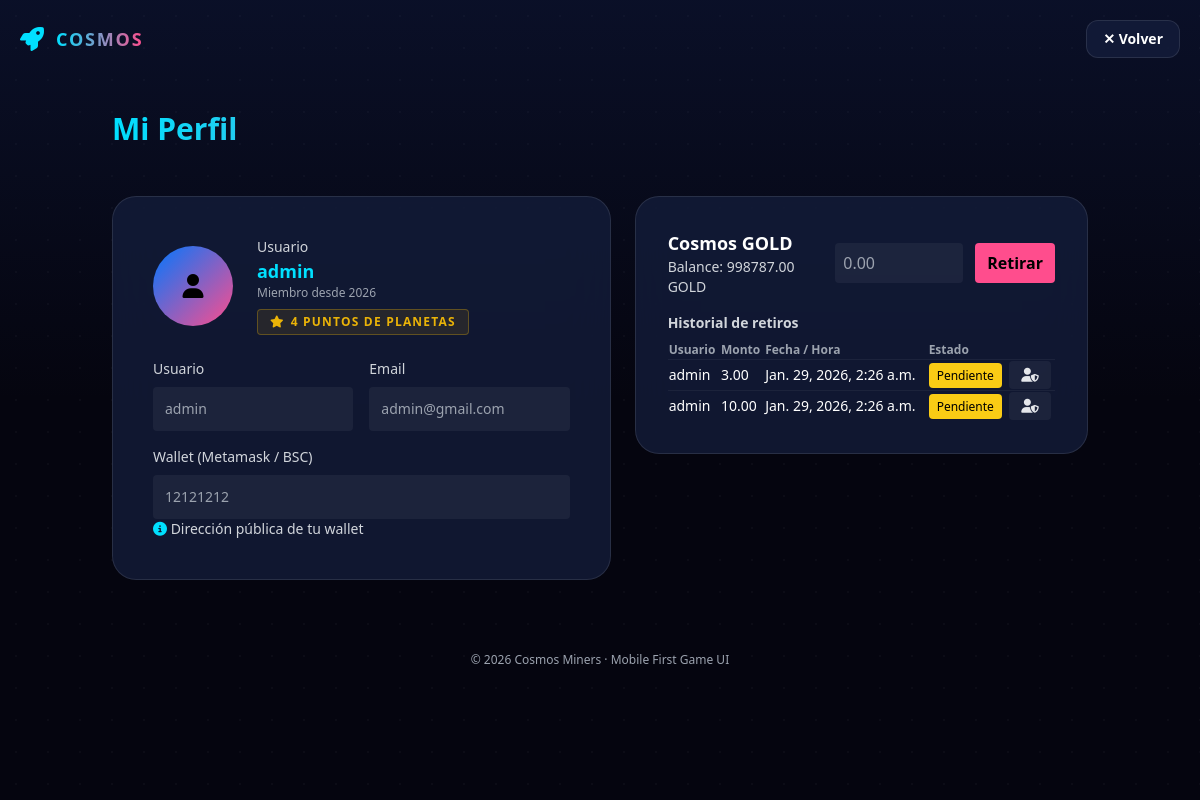
Screenshot of /profile/ (signed in) with the database file from the repository.
### game/models.py (models this page shows, shortened)
class Profile(models.Model):
    user = models.OneToOneField(settings.AUTH_USER_MODEL, on_delete=models.CASCADE)
    wallet_metamask_bsc = models.CharField(max_length=255,null=True,blank=True, unique=True)
    cosmos_gold = models.DecimalField(max_digits=12, decimal_places=2, default=Decimal('0.00'))
    points = models.IntegerField(default=0)
    created_at = models.DateTimeField(auto_now_add=True)

class WithdrawalRequest(models.Model):
    STATUS_PENDING = 'pending'
    STATUS_ACCEPTED = 'accepted'
    STATUS_REJECTED = 'rejected'
    STATUS_CHOICES = [
        (STATUS_PENDING, 'Pendiente'),
        (STATUS_ACCEPTED, 'Aceptado'),
        (STATUS_REJECTED, 'Rechazado'),
    ]
    user = models.ForeignKey(settings.AUTH_USER_MODEL, on_delete=models.CASCADE, related_name='withdrawals')
    amount = models.DecimalField(max_digits=12, decimal_places=2)
    created_at = models.DateTimeField(auto_now_add=True)
    status = models.CharField(max_length=10, choices=STATUS_CHOICES, default=STATUS_PENDING)
    processed_at = models.DateTimeField(null=True, blank=True)
    processed_by = models.ForeignKey(settings.AUTH_USER_MODEL, null=True, blank=True, on_delete=models.SET_NULL, related_name='processed_withdrawals')
    balance_before = models.DecimalField(
        max_digits=12,
        decimal_places=2,
        help_text="User balance before withdrawal"
    )
    balance_after = models.DecimalField(
        max_digits=12,
        decimal_places=2,
        help_text="User balance after withdrawal"
    )

### game/views.py (the view)
# urls.py: path("profile/", profile_view, name="profile_view"),
@login_required
def profile_view(request):
    profile, _ = Profile.objects.get_or_create(user=request.user)
    withdrawals = request.user.withdrawals.order_by('-created_at')
    return render(request, "game/profile.html", {"user": request.user, "profile": profile, "withdrawals": withdrawals})

### game/templates/game/profile.html (shortened to what this page needs)
<!DOCTYPE html>
<html lang="es">
<head>
  <script src="https://cdn.tailwindcss.com"></script>
  <link rel="stylesheet"
        href="https://cdnjs.cloudflare.com/ajax/libs/font-awesome/6.4.0/css/all.min.css"/>
</head>
<body class="min-h-screen bg-space text-white overflow-x-hidden relative">
<div class="absolute inset-0 bg-[radial-gradient(circle,_rgba(255,255,255,0.15)_1px,_transparent_1px)] bg-[size:32px_32px] opacity-20"></div>
<div class="absolute inset-0 bg-gradient-to-b from-blue-900/20 via-transparent to-pink-900/20"></div>
<header class="relative z-10 px-5 py-5 flex items-center justify-between">
  <div class="flex items-center gap-3">
    <i class="fas fa-rocket text-accent text-2xl"></i>
    <span class="font-extrabold tracking-widest text-lg bg-gradient-to-r from-accent to-pink bg-clip-text text-transparent">COSMOS</span>
  </div>
  <a href="/home/" class="bg-card backdrop-blur-xl border border-white/10 px-4 py-2 rounded-xl text-sm font-semibold">
    ✕ Volver
  </a>
</header>
<section class="relative z-10 px-6 mt-8 mb-8 sm:mb-12 max-w-5xl mx-auto text-center lg:text-left">
  <h1 class="text-3xl font-black leading-tight mb-1 bg-gradient-to-r from-accent to-pink bg-clip-text text-transparent">Mi Perfil</h1>
</section>
<div class="relative z-10 px-6 pb-12 max-w-5xl mx-auto grid gap-6 lg:grid-cols-[1.1fr_1fr]">
  <main class="w-full">
    <div class="bg-card backdrop-blur-xl border border-white/10 rounded-3xl p-8 sm:p-6 lg:p-10 min-h-[65vh] sm:min-h-0 flex flex-col">
    <div class="flex items-center gap-6 mb-6">
      <div class="w-20 h-20 rounded-full bg-gradient-to-br from-blueglow to-pink flex items-center justify-center text-black font-bold text-2xl">
        <i class="fas fa-user"></i>
      </div>
      <div>
        <div class="text-sm text-gray-300">Usuario</div>
        <div class="font-bold text-accent text-lg">{{ user.username }}</div>
        <div class="text-xs text-gray-400">Miembro desde {{ user.date_joined|date:"Y" }}</div>
        <div class="mt-2 inline-flex items-center gap-1.5 px-3 py-1 rounded bg-yellow-500/10 border border-yellow-500/30 text-yellow-500 text-xs font-bold uppercase tracking-widest">
            <i class="fas fa-star text-yellow-500"></i> {{ profile.points }} Puntos de Planetas
        </div>
      </div>
    </div>
    <form id="profileForm" class="space-y-4 flex flex-col flex-1 lg:space-y-0 lg:grid lg:grid-cols-2 lg:gap-4">
      <label class="block text-sm text-gray-300">
        Usuario
        <input name="username" value="{{ user.username }}" readonly class="w-full mt-2 p-3 rounded bg-white/5 text-gray-400 cursor-not-allowed outline-none" />
      </label>
      <label class="block text-sm text-gray-300">
        Email
        <input name="email" value="{{ user.email }}" type="email" readonly class="w-full mt-2 p-3 rounded bg-white/5 text-gray-400 cursor-not-allowed outline-none" />
      </label>
      <label class="block text-sm text-gray-300 lg:col-span-2">
        Wallet (Metamask / BSC)
        <input name="wallet" value="{{ profile.wallet_metamask_bsc }}" readonly class="w-full mt-2 p-3 rounded bg-white/5 text-gray-400 cursor-not-allowed outline-none" />
        <div class="wallet-hint"><i class="fas fa-info-circle text-accent"></i> Dirección pública de tu wallet</div>
      </label>
    </form>
    </div>
  </main>
  <section class="w-full">
    <div class="bg-card backdrop-blur-xl border border-white/10 rounded-3xl p-6 lg:p-8">
    <div class="flex items-center justify-between mb-4">
      <div>
        <h3 class="font-bold text-lg">Cosmos GOLD</h3>
        <p class="text-sm text-gray-300">Balance: <span id="cgBalance">{{ profile.cosmos_gold }}</span> GOLD</p>
      </div>
      <form id="withdrawForm" class="flex items-center gap-3">
        <input name="amount" placeholder="0.00" inputmode="decimal" class="p-2 rounded bg-white/5 w-32 text-white" />
        <button id="btnWithdraw" class="px-3 py-2 rounded bg-pink text-black font-bold">Retirar</button>
      </form>
    </div>
    <div>
      <h4 class="font-semibold text-sm text-gray-300 mb-2">Historial de retiros</h4>
      <div class="overflow-x-auto">
        <table class="w-full text-left text-sm">
          <thead class="text-gray-400 text-xs">
            <tr>
              <th>Usuario</th>
              <th>Monto</th>
              <th>Fecha / Hora</th>
              <th>Estado</th>
              <th></th>
            </tr>
          </thead>
          <tbody id="withdrawalsTable">
            {% for w in withdrawals %}
            <tr class="border-t border-white/5">
              <td>{{ user.username }}</td>
              <td>{{ w.amount }}</td>
              <td>{{ w.created_at }}</td>
              <td>
                {% if w.status == 'pending' %}
                  <span class="px-2 py-1 rounded bg-yellow-400 text-black text-xs">Pendiente</span>
                {% elif w.status == 'accepted' %}
                  <span class="px-2 py-1 rounded bg-green-400 text-black text-xs">Aceptado</span>
                {% elif w.status == 'rejected' %}
                  <span class="px-2 py-1 rounded bg-red-500 text-white text-xs">Rechazado</span>
                {% else %}
                  <span class="px-2 py-1 rounded bg-white/5 text-xs capitalize">{{ w.status }}</span>
                {% endif %}
              </td>
              <td>
                {% if user.is_staff and w.status == 'pending' %}
                  <button data-id="{{ w.id }}" title="Procesar" class="admin-action px-3 py-1 rounded bg-white/5 text-gray-200 text-sm"><i class="fas fa-user-shield"></i></button>
                {% endif %}
              </td>
            </tr>
            {% empty %}
            <tr><td colspan="5" class="text-gray-400 text-xs py-4">Sin solicitudes</td></tr>
            {% endfor %}
          </tbody>
        </table>
      </div>
    </div>
    </div>
  </section>
</div>
<footer class="relative z-10 mt-6 pb-10 text-center text-gray-400 text-xs">
  © 2026 Cosmos Miners · Mobile First Game UI
</footer>
</body>
</html>

### game/templates/game/profile.html (style rules this page uses)
* { scrollbar-width: thin; scrollbar-color: #00c6ff rgba(12, 26, 58, 0.6); }

### rows the page displays
Profile: points "4", wallet "12121212", cosmos_gold "998787.00"
WithdrawalRequest: amount "3.00", created_at "Jan. 29, 2026, 2:26 a.m.", status "Pendiente"
WithdrawalRequest: amount "10.00", created_at "Jan. 29, 2026, 2:26 a.m.", status "Pendiente"

### other values shown
{{ user.username }} "admin"
{{ user.date_joined|date:"Y" }} "2026"
